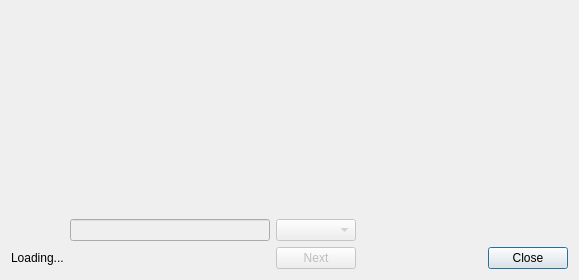
<?xml version="1.0" encoding="UTF-8"?>
<ui version="4.0">
 <class>PrintHoruxUser</class>
 <widget class="QDialog" name="PrintHoruxUser">
  <property name="geometry">
   <rect>
    <x>0</x>
    <y>0</y>
    <width>579</width>
    <height>280</height>
   </rect>
  </property>
  <property name="windowTitle">
   <string>Print Horux User</string>
  </property>
  <layout class="QGridLayout" name="gridLayout">
   <item row="0" column="1">
    <layout class="QVBoxLayout" name="verticalLayout">
     <item>
      <widget class="QLabel" name="rfid">
       <property name="enabled">
        <bool>false</bool>
       </property>
       <property name="text">
        <string/>
       </property>
       <property name="pixmap">
        <pixmap resource="ressource.qrc">:/images/1291297936_signal.png</pixmap>
       </property>
      </widget>
     </item>
     <item>
      <widget class="QLineEdit" name="rfidNumber">
       <property name="enabled">
        <bool>false</bool>
       </property>
       <property name="readOnly">
        <bool>false</bool>
       </property>
      </widget>
     </item>
    </layout>
   </item>
   <item row="0" column="2">
    <layout class="QVBoxLayout" name="verticalLayout_2">
     <item>
      <widget class="QLabel" name="ticket">
       <property name="enabled">
        <bool>false</bool>
       </property>
       <property name="text">
        <string/>
       </property>
       <property name="pixmap">
        <pixmap resource="ressource.qrc">:/images/1291298023_ticket1-.png</pixmap>
       </property>
      </widget>
     </item>
     <item>
      <widget class="QComboBox" name="ticketList">
       <property name="enabled">
        <bool>false</bool>
       </property>
      </widget>
     </item>
    </layout>
   </item>
   <item row="1" column="4">
    <widget class="QDialogButtonBox" name="buttonBox">
     <property name="orientation">
      <enum>Qt::Horizontal</enum>
     </property>
     <property name="standardButtons">
      <set>QDialogButtonBox::Close</set>
     </property>
    </widget>
   </item>
   <item row="0" column="3" colspan="2">
    <widget class="QLabel" name="sendToHorux">
     <property name="enabled">
      <bool>false</bool>
     </property>
     <property name="text">
      <string/>
     </property>
     <property name="pixmap">
      <pixmap resource="ressource.qrc">:/images/1291299126_send-user.png</pixmap>
     </property>
    </widget>
   </item>
   <item row="1" column="2">
    <widget class="QPushButton" name="next">
     <property name="enabled">
      <bool>false</bool>
     </property>
     <property name="text">
      <string>Next</string>
     </property>
    </widget>
   </item>
   <item row="0" column="0">
    <widget class="QLabel" name="print">
     <property name="enabled">
      <bool>false</bool>
     </property>
     <property name="text">
      <string/>
     </property>
     <property name="pixmap">
      <pixmap resource="ressource.qrc">:/images/1291298084_print_printer.png</pixmap>
     </property>
    </widget>
   </item>
   <item row="1" column="0">
    <widget class="QLabel" name="info">
     <property name="text">
      <string>Loading...</string>
     </property>
    </widget>
   </item>
  </layout>
 </widget>
 <resources>
  <include location="ressource.qrc"/>
 </resources>
 <connections>
  <connection>
   <sender>buttonBox</sender>
   <signal>accepted()</signal>
   <receiver>PrintHoruxUser</receiver>
   <slot>accept()</slot>
   <hints>
    <hint type="sourcelabel">
     <x>248</x>
     <y>254</y>
    </hint>
    <hint type="destinationlabel">
     <x>157</x>
     <y>274</y>
    </hint>
   </hints>
  </connection>
  <connection>
   <sender>buttonBox</sender>
   <signal>rejected()</signal>
   <receiver>PrintHoruxUser</receiver>
   <slot>reject()</slot>
   <hints>
    <hint type="sourcelabel">
     <x>316</x>
     <y>260</y>
    </hint>
    <hint type="destinationlabel">
     <x>286</x>
     <y>274</y>
    </hint>
   </hints>
  </connection>
 </connections>
</ui>
